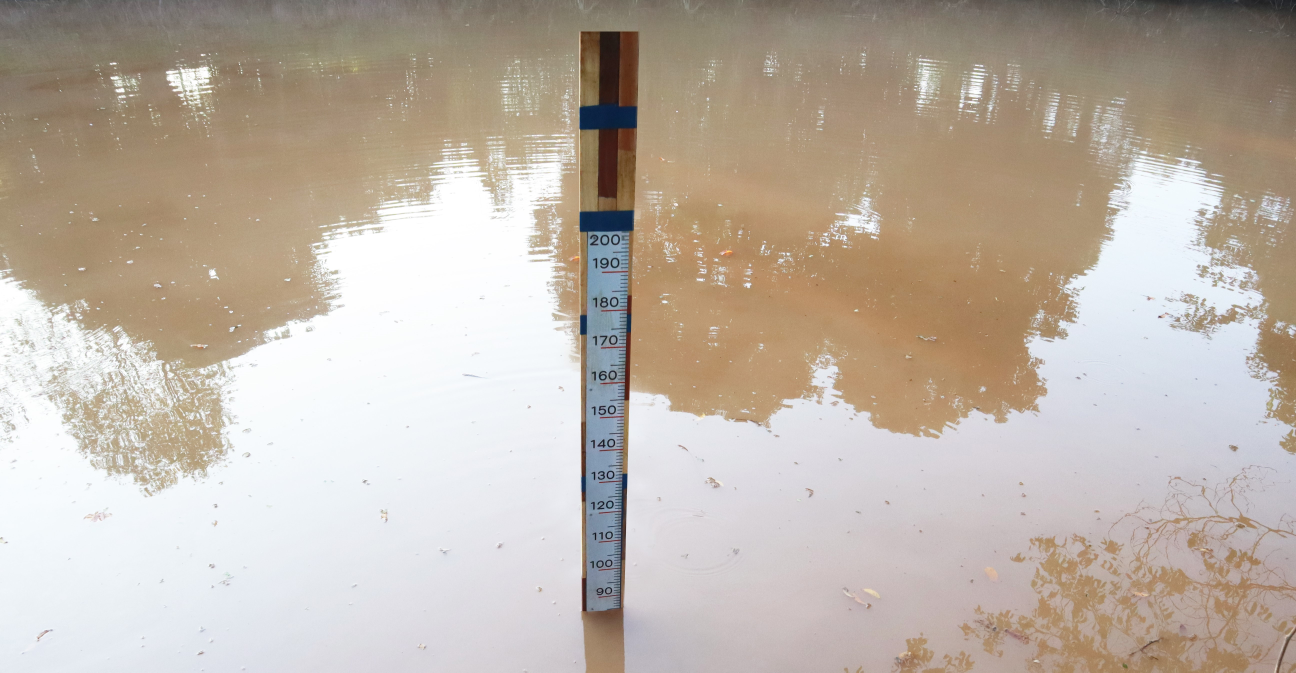
#> input picture Flood01.jpg, 5184 x 2690 px (shown at 1/4 size)
$ python main.py
#> lines starting #> are read from the running program, lines starting #| are printed output that depends on the picture; after the words box and inside, x2 and y2 are one past the last pixel; in counts of white or black regions, pixels touching at a corner belong together
import cv2
import numpy as np

# โหลดภาพด้วย OpenCV
image = cv2.imread("Flood01.jpg")
#> image is the input picture: shape (2690, 5184, 3); mean B, G, R 168.4, 179.5, 190.4
img_resize = cv2.resize(image,(1000,800))
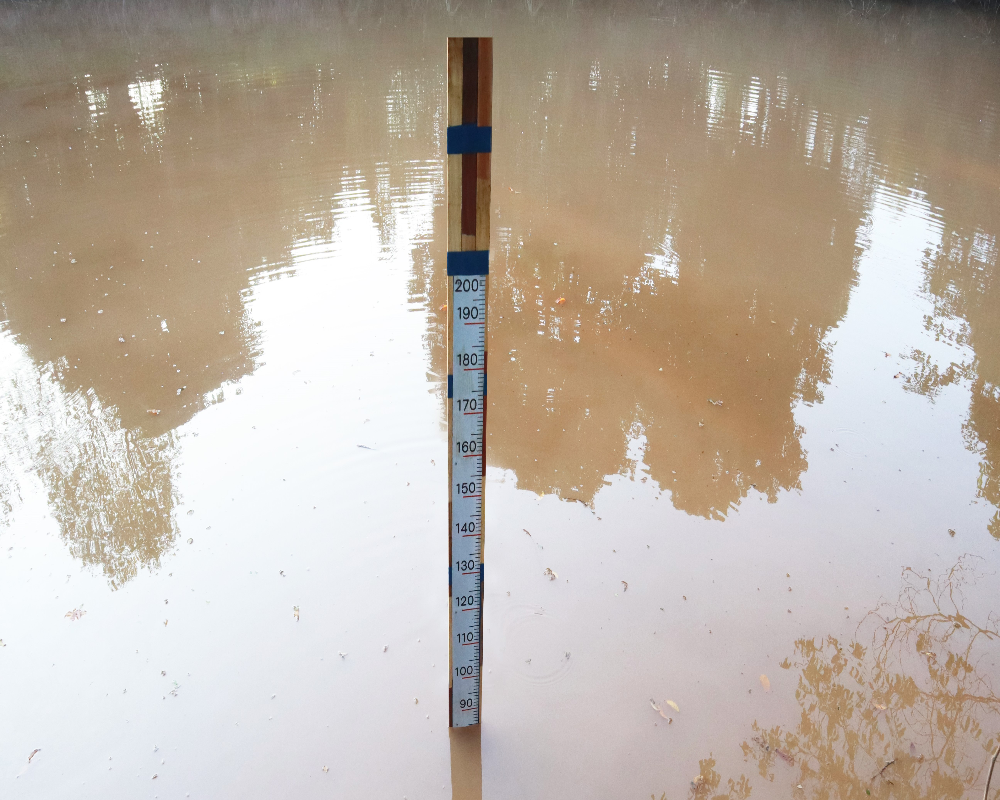
#> img_resize: shape (800, 1000, 3); mean B, G, R 168.3, 179.4, 190.3
gray = cv2.cvtColor(img_resize, cv2.COLOR_BGR2GRAY)
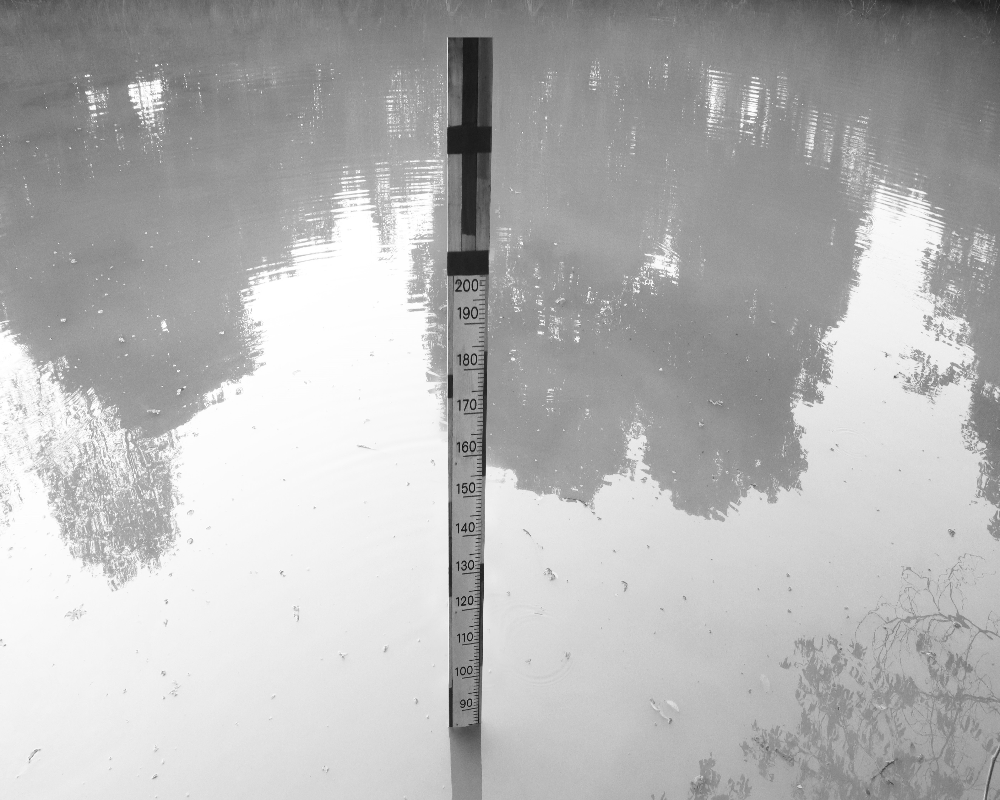
#> gray: shape (800, 1000); min 12, max 255, mean 181.4

# ค้นหาจุดเด่นในภาพ (ตัวอย่างใช้ threshold)
_, thresh = cv2.threshold(gray,215, 255, cv2.THRESH_BINARY)
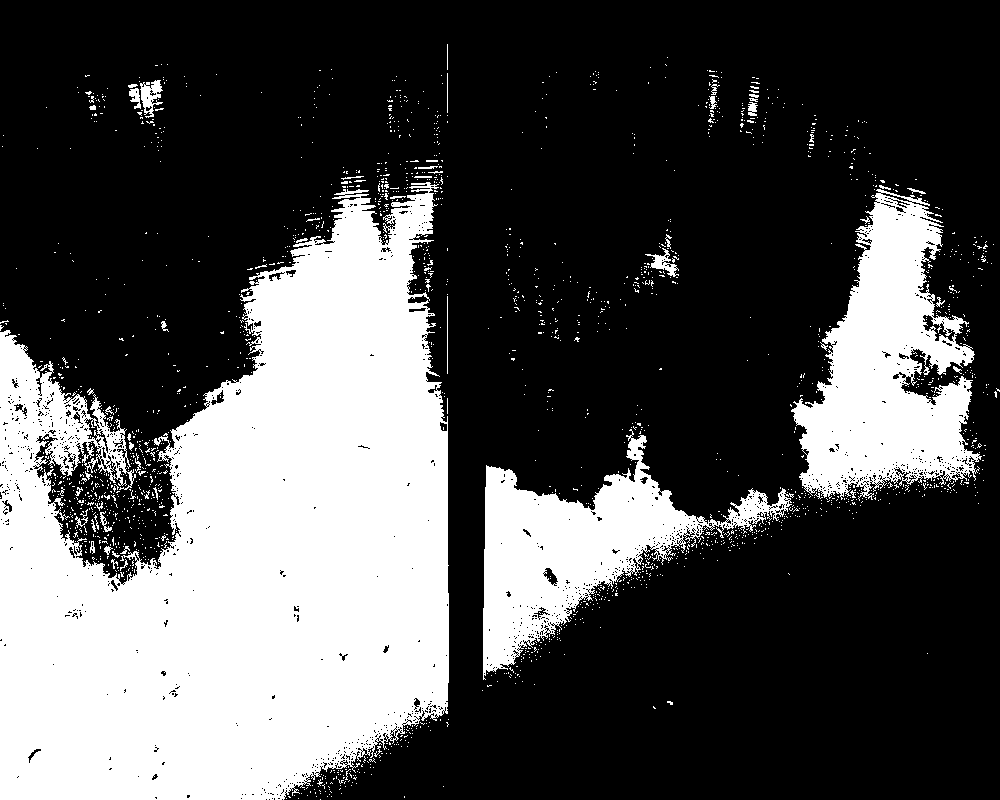
#> thresh: shape (800, 1000); 31.2% white; 1953 white regions (1897 under 20 px), largest, box (x1, y1, x2, y2) and area: (0, 182, 449, 800) 186147, (791, 189, 982, 501) 31273, (483, 429, 794, 680) 25038
Threshold = cv2.adaptiveThreshold(gray,255,cv2.ADAPTIVE_THRESH_GAUSSIAN_C,cv2.THRESH_BINARY_INV,25,48)
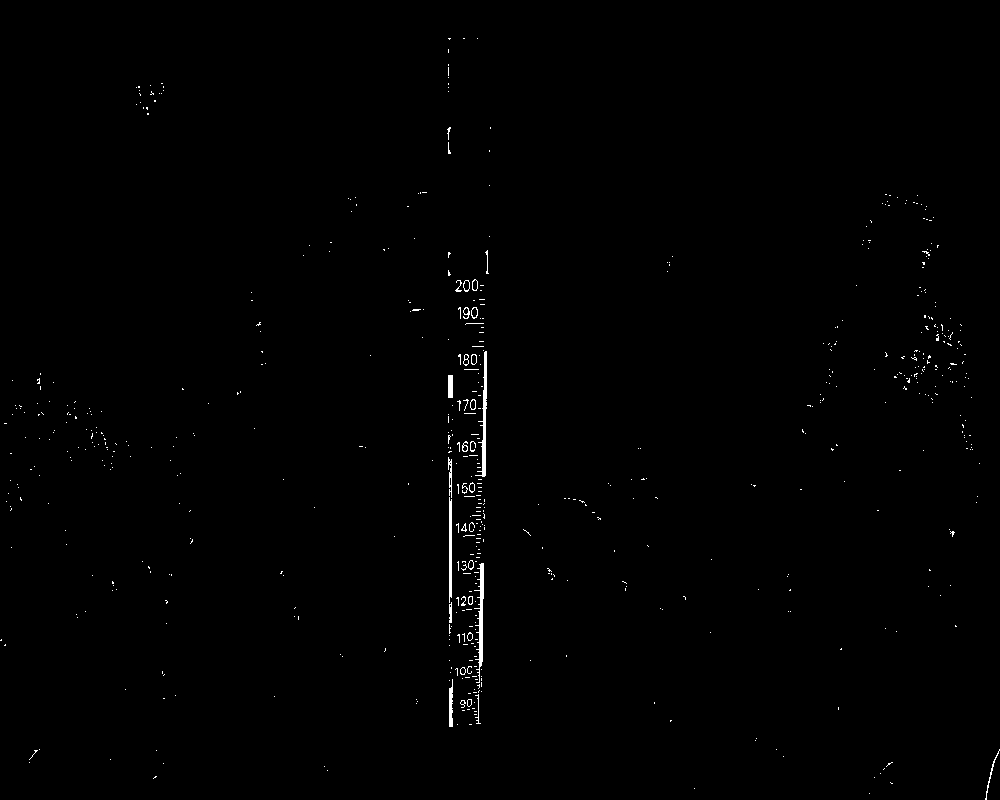
#> Threshold: shape (800, 1000); 0.51% white in thin lines or dots
kernel = np.ones((6,6),np.uint8)
clossing = cv2.morphologyEx(Threshold,cv2.MORPH_CROSS,kernel,iterations=5)
#> clossing: shape (800, 1000); 20.2% white; 74 white regions, largest, box (x1, y1, x2, y2) and area: (398, 226, 505, 742) 33521, (852, 184, 995, 479) 19768, (0, 363, 210, 526) 17322
img_dilate = cv2.dilate(clossing,kernel,iterations=3)
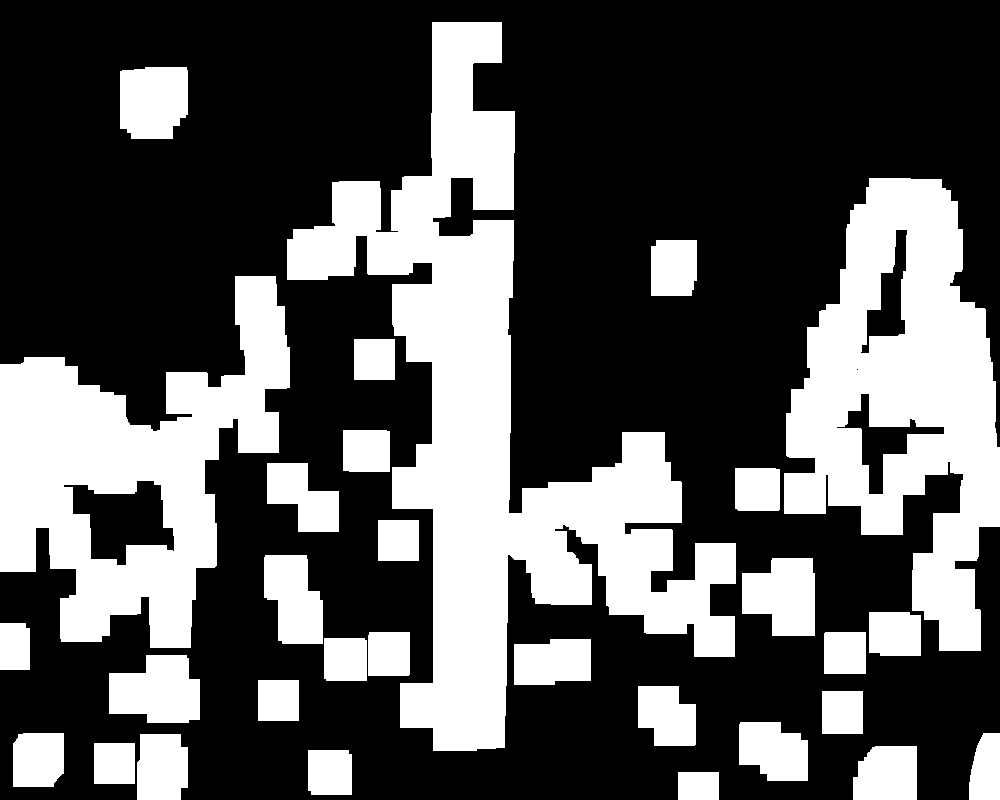
#> img_dilate: shape (800, 1000); 33.9% white; 30 white regions

# หา contours และจุดกลางของ contour ที่ใหญ่ที่สุด
contours, _ = cv2.findContours(thresh, cv2.RETR_EXTERNAL, cv2.CHAIN_APPROX_SIMPLE)
#> contours = 1939 contours, 1923 with area under 20; largest, box (x1, y1, x2, y2) and area: (0, 182, 449, 800) 186904, (791, 189, 982, 501) 31603, (483, 429, 794, 680) 25210, (140, 80, 163, 118) 414, (645, 248, 679, 277) 275
largest_contour = max(contours, key=cv2.contourArea)
#> largest_contour = contour of 3107 points, box (x1, y1, x2, y2) (0, 182, 449, 800), area 186904
M = cv2.moments(largest_contour)
#> M = moments, m00 186903.5, centre m10/m00, m01/m00 = (241.5, 553.6)

center_x = int(M["m10"] / M["m00"])
#> center_x = 241
center_y = int(M["m01"] / M["m00"])
#> center_y = 553

input_point = np.array([[center_x, center_y]])  # พิกัดจุด
#> input_point = [[241, 553]]
input_label = np.array([1])  # foreground

cv2.imshow("output",gray)
cv2.imshow("thresh",thresh)
cv2.imshow("ad",img_dilate)
cv2.waitKey(0)

#print(input_point)

$ run again, with Flood02.jpg copied over Flood01.jpg
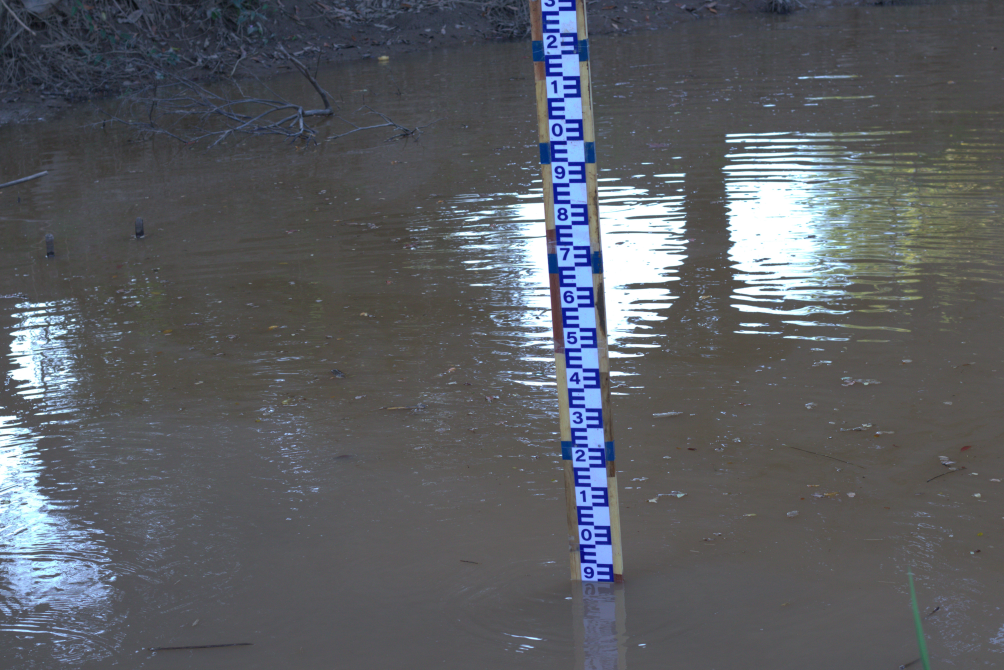
#> input picture Flood02.jpg, 6024 x 4020 px (shown at 1/6 size)
#> image is the input picture: shape (4020, 6024, 3); mean B, G, R 98.6, 93.5, 90.6
#> `_, thresh = cv2.threshold(gray,215, 255, cv2.THRESH_BINARY)`:
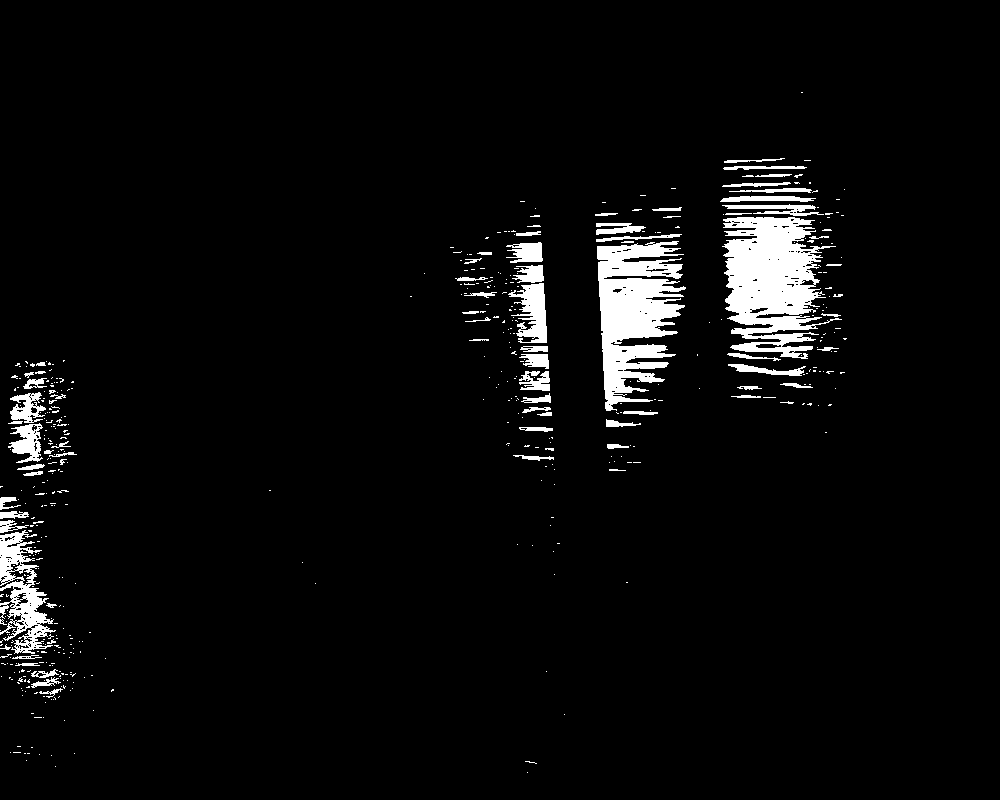
#> thresh: shape (800, 1000); 4.3% white; 503 white regions (425 under 20 px), largest, box (x1, y1, x2, y2) and area: (722, 217, 842, 359) 9920, (597, 241, 686, 411) 8998, (0, 530, 56, 654) 3059
#> Threshold: shape (800, 1000); 2.3% white; 812 white regions (619 under 20 px), largest, box (x1, y1, x2, y2) and area: (521, 303, 555, 404) 381, (725, 192, 827, 197) 310, (563, 416, 596, 448) 296
#> clossing: shape (800, 1000); 17.5% white; 5 white regions, box (x1, y1, x2, y2) and area: (447, 0, 699, 709) 76695, (712, 151, 862, 410) 31918, (0, 356, 115, 738) 30316, (923, 715, 950, 743) 752, (894, 270, 921, 296) 702
#> `img_dilate = cv2.dilate(clossing,kernel,iterations=3)`:
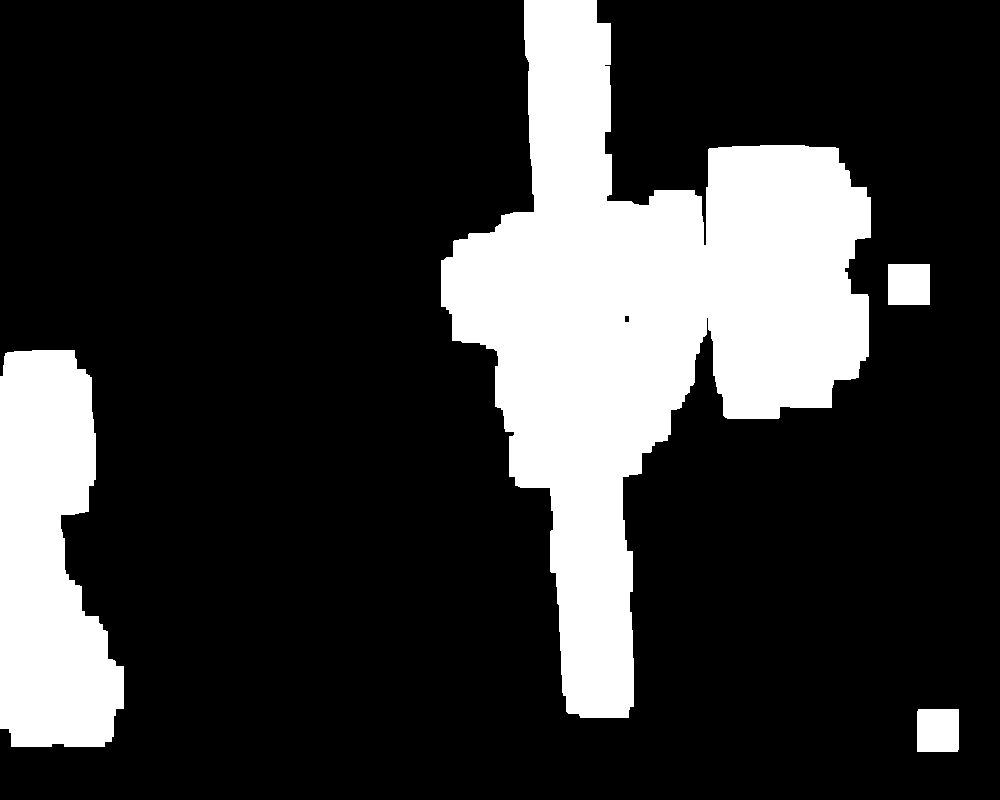
#> img_dilate: shape (800, 1000); 21.5% white; 4 white regions
#> contours = 501 contours, 448 with area under 20; largest, box (x1, y1, x2, y2) and area: (722, 217, 842, 359) 9478, (597, 241, 686, 411) 8332, (0, 530, 56, 654) 3084, (508, 283, 547, 343) 1142, (8, 423, 43, 463) 708
#> largest_contour = contour of 633 points, box (x1, y1, x2, y2) (722, 217, 842, 359), area 9478
#> M = moments, m00 9478, centre m10/m00, m01/m00 = (770.2, 280.1)
#> center_x = 770
#> center_y = 280
#> input_point = [[770, 280]]
